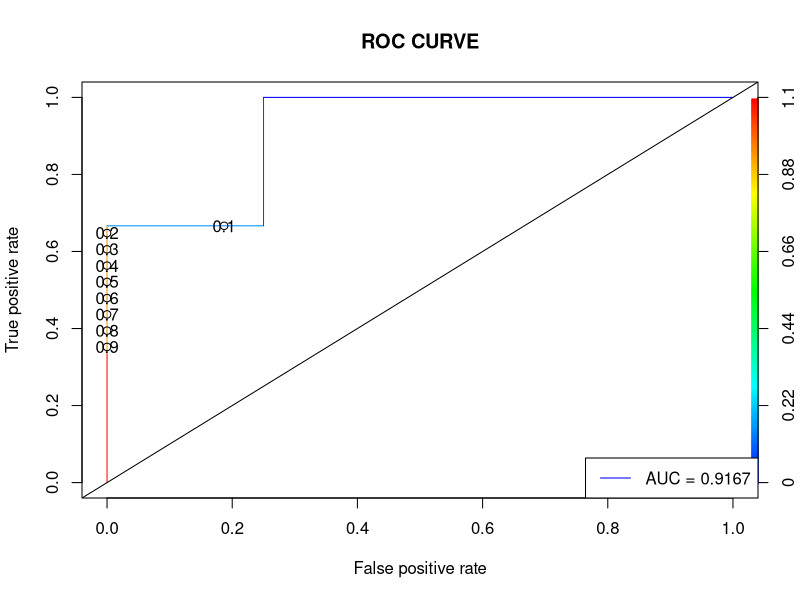

Generate this figure with R:
# Install and load required packages
#install.packages("dplyr")
#install.packages("caTools")
#install.packages("ROCR")
library(dplyr)
library(caTools)
library(ROCR)

# Examine the dataset
summary(mtcars)

# Split data into training (80%) and testing (20%) sets
set.seed(123) # For reproducibility
split <- sample.split(mtcars$vs, SplitRatio = 0.8)
train_reg <- subset(mtcars, split == "TRUE")
test_reg <- subset(mtcars, split == "FALSE")

# Train logistic regression model
# Predicting engine type (vs) using weight (wt) and displacement (disp)
logistic_model <- glm(vs ~ wt + disp, data = train_reg, family = "binomial")
summary(logistic_model)

# Make predictions on test set (THIS WAS MISSING)
predict_reg <- predict(logistic_model, test_reg, type = "response")

# Convert probabilities to binary predictions (0 or 1)
predict_reg <- ifelse(predict_reg > 0.5, 1, 0)

# Evaluate model with confusion matrix
conf_matrix <- table(test_reg$vs, predict_reg)
print(conf_matrix)

# Calculate accuracy
accuracy <- mean(predict_reg == test_reg$vs)
print(paste('Accuracy =', accuracy))

# ROC-AUC analysis
ROCPred <- prediction(predict(logistic_model, test_reg, type = "response"), test_reg$vs)
ROCPer <- performance(ROCPred, "tpr", "fpr")

# Calculate AUC
auc <- performance(ROCPred, "auc")@y.values[[1]]

# Plot ROC curve
plot(ROCPer, colorize = TRUE, 
     print.cutoffs.at = seq(0.1, 0.9, by = 0.1),
     main = "ROC CURVE")
abline(a = 0, b = 1) # Add diagonal reference line
legend("bottomright", legend = paste("AUC =", round(auc, 4)), 
       col = "blue", lty = 1)
